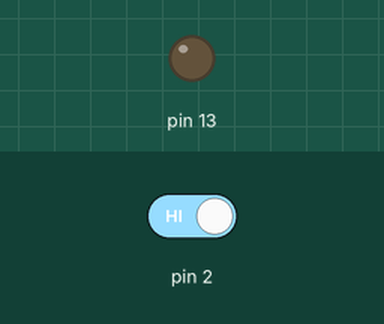
This sketch was run on a simulated Arduino Uno, built with avr-gcc and run on an emulated ATmega328P. Parts: output pins drawn as LEDs (lit = HIGH). Inputs (shaded band) come from the test bench; at power-on: pin 2 HIGH. What the sketch prints to the serial monitor is not drawn.

Above: at 1.2 s.
1.3 s: pin 2 driven LOW
At 2.1 s:
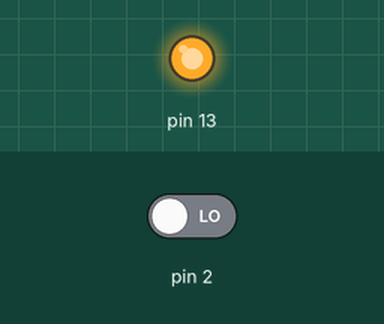
Timing chart, 0 to 4.3 s (numbered marks = the images above; inputs shaded):
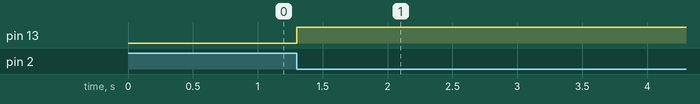

Measured:
- after the input at 1.3 s, pin 13: LOW → HIGH at once

The sketch:

0908_4period_GPIO_interrupt.ino
```cpp
// 250908 4교시 외부인터럽트 interrupt // 인터럽트 (핀 INT) - 얘는 하드웨어 제어

// 함수랑 비슷하지만 다르다, 인터럽트 서비스 루틴(ISR) 만들 수 있음
// 인터럽트는 우선순위가 높아서 중간에 오면 무조건 그거먼저 시작해야함

// 내부 인터럽트(소프트웨어 인터럽트) : 타이머 인터럽트, 시간마다 실행할 수있음
// 외부 인터럽트(하드웨어 인터럽트) : GPIO(제너럴 ? input / output, 2번 3번핀이 인터럽트 핀임 여기서는)상태를 모니터링, 하드웨어

// 외부인터럽트 쓰려면 2번 아니면 3번 핀 써야함
// 아두이노 TX : 송신 / RX : 수신

int count = 0;

void isr()
{
  static boolean led = HIGH;
  digitalWrite(13, led);
  led = !led;
  count = 0;
}

void setup() {
  // attachInterrupt -> 인자 3개
  //  (interrupt_number : 아두이노 핀번호 2번이면 0, 3번이면 1, -> 아트메가328 기준
  //  function,
  //  mode : RISING(올라가는 상황 - 폴다운일때 누를때 불이 켜짐), FALLING(내려가는 상황 - 풀다운일때 뗄때 불이 켜짐), CHANGE(변화 발생, 무조건 2번));
  attachInterrupt(0, isr, FALLING);
  pinMode(13, OUTPUT);
  Serial.begin(9600);
}

// loop문이 없어도 위의 isr이라는 함수가 계속 실행되고 있다
void loop() {

  // 인터럽트 일어날때마다 리셋되는지(?) 찍어보기
  count++;

  // isr() 함수 안에 count = 0; 을 넣어둬서 isr이 실행될때마다 숫자가 리셋되는거 확인
  Serial.print(count);
  delay(100);

}

/*
  이렇게 눌렀다가 해도 켜지고.. 막 두번눌러야하고 그런것(파동 때문임) : 채터링 현상
  // 아까 플로팅은 계속 000000찍히고 그런것, 풀업 풀다운 해서 해결함
*/
```
